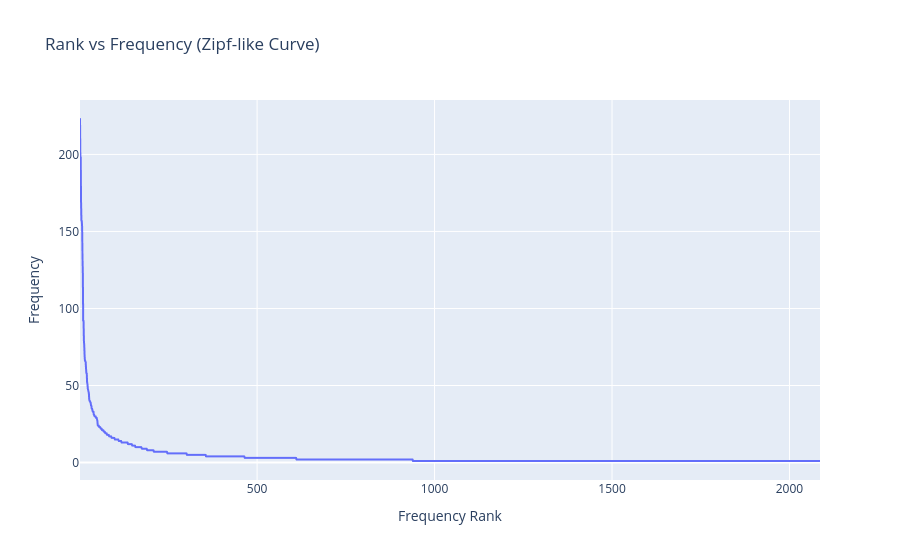

Notebook code cell kept with this figure:
### Markdown cell above
**Interpretation:** This scatter plot checks whether very long tokens are unusually frequent, which may indicate segmentation problems.

### Code cell
fig = px.line(token_freq_df, x="rank", y="frequency", title="Rank vs Frequency (Zipf-like Curve)", labels={"rank": "Frequency Rank", "frequency": "Frequency"})
fig.show()

### Figure 1 — Plotly figure (JSON) as saved in the notebook; plotly's stock layout.template omitted (floating-point values rounded to 4 significant figures; data arrays with more than 128 entries replaced by an {"elided": "..."} marker saying what was removed)
{"data": [{"hovertemplate": "Frequency Rank=%{x}<br>Frequency=%{y}<extra></extra>", "legendgroup": "", "line": {"color": "#636efa", "dash": "solid"}, "marker": {"symbol": "circle"}, "mode": "lines", "name": "", "showlegend": false, "type": "scattergl", "x": {"elided": "2086 int values"}, "xaxis": "x", "y": {"elided": "2086 int values"}, "yaxis": "y"}], "layout": {"legend": {"tracegroupgap": 0}, "title": {"text": "Rank vs Frequency (Zipf-like Curve)"}, "xaxis": {"anchor": "y", "domain": [0, 1], "title": {"text": "Frequency Rank"}}, "yaxis": {"anchor": "x", "domain": [0, 1], "title": {"text": "Frequency"}}}}
